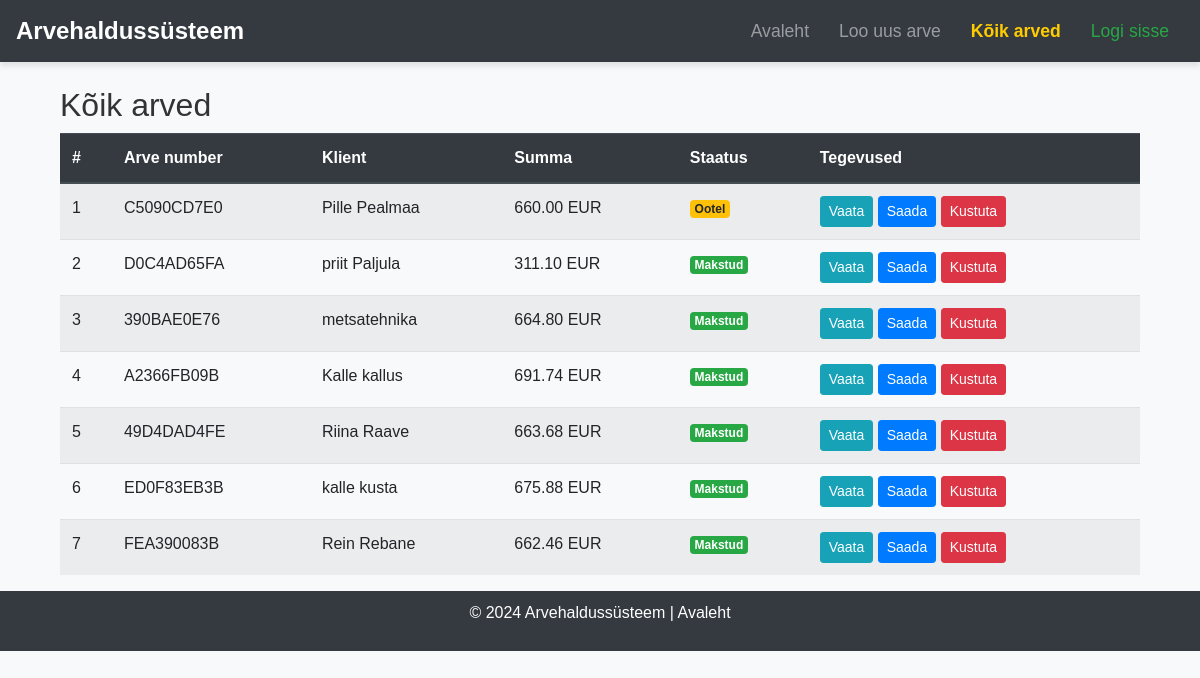
Screenshot of /invoices/ with the database file from the repository.
### invoices/models.py (models this page shows, shortened)
class Invoice(models.Model):
    user = models.ForeignKey(User, on_delete=models.CASCADE)  # Kasutaja seos
    invoice_number = models.CharField(max_length=20, unique=True, editable=False)
    client_name = models.CharField(max_length=200, verbose_name="Kliendi nimi")
    client_email = models.EmailField(verbose_name="E-post")
    client_address = models.TextField(blank=True, verbose_name="Aadress")
    client_phone = models.CharField(max_length=15, blank=True, verbose_name="Telefon")
    amount = models.DecimalField(max_digits=10, decimal_places=2, verbose_name="Summa")
    currency = models.CharField(max_length=3, choices=CURRENCY_CHOICES, default="EUR", verbose_name="Valuuta")
    tax_type = models.CharField(max_length=10, choices=TAX_CHOICES, default="VAT", verbose_name="Maksutüüp")
    tax_rate = models.DecimalField(max_digits=5, decimal_places=2, default=Decimal("20.00"), verbose_name="Maksumäär (%)")
    total_amount = models.DecimalField(max_digits=10, decimal_places=2, blank=True, null=True, verbose_name="Kogusumma")
    status = models.CharField(max_length=10, choices=STATUS_CHOICES, default="pending", verbose_name="Staatus")
    created_at = models.DateTimeField(auto_now_add=True, verbose_name="Loodud")
    due_date = models.DateField(null=True, blank=True, verbose_name="Maksetähtaeg")
    paid_at = models.DateTimeField(null=True, blank=True, verbose_name="Makstud kuupäev")
    class Meta:
        ordering = ["-created_at"]
        verbose_name = "Arve"
        verbose_name_plural = "Arved"

### invoices/views.py (the view)
# urls.py: path("invoices/", invoice_list, name="invoice_list"),
def invoice_list(request):
    invoices = Invoice.objects.all()
    return render(request, "invoice_list.html", {"invoices": invoices})

### invoices/templates/invoice_list.html (shortened to what this page needs)
{% extends "base.html" %}
{% block content %}
<div class="container mt-4">
    <h2>Kõik arved</h2>
    <table class="table table-striped">
        <thead class="thead-dark">
            <tr>
                <th>#</th>
                <th>Arve number</th>
                <th>Klient</th>
                <th>Summa</th>
                <th>Staatus</th>
                <th>Tegevused</th>
            </tr>
        </thead>
        <tbody>
            {% for invoice in invoices %}
            <tr>
                <td>{{ forloop.counter }}</td>
                <td>{{ invoice.invoice_number }}</td>
                <td>{{ invoice.client_name }}</td>
                <td>{{ invoice.total_amount }} {{ invoice.currency }}</td>
                <td>
                    {% if invoice.status == "paid" %}
                        <span class="badge badge-success">Makstud</span>
                    {% elif invoice.status == "pending" %}
                        <span class="badge badge-warning">Ootel</span>
                    {% else %}
                        <span class="badge badge-danger">Ületähtaegne</span>
                    {% endif %}
                </td>
                <td>
                    <a href="{% url 'invoice_detail' invoice.id %}" class="btn btn-info btn-sm">Vaata</a>
                    <a href="{% url 'send_invoice' invoice.id %}" class="btn btn-primary btn-sm">Saada</a>
                    <a href="{% url 'delete_invoice' invoice.id %}" class="btn btn-danger btn-sm">Kustuta</a>
                </td>
            </tr>
            {% empty %}
            <tr>
                <td colspan="6" class="text-center">Ühtegi arvet pole lisatud.</td>
            </tr>
            {% endfor %}
        </tbody>
    </table>
</div>
{% endblock %}

### invoices/templates/base.html (style rules this page uses)
html, body { height: 100%; font-family: Arial, sans-serif; background-color: #f8f9fa; color: #333; }
.btn-primary { background-color: #007bff; border-color: #007bff; }

### rows the page displays
Invoice: invoice_number "C5090CD7E0", client_name "Pille Pealmaa", total_amount "660.00", currency "EUR", status "Ootel"
Invoice: invoice_number "D0C4AD65FA", client_name "priit Paljula", total_amount "311.10", currency "EUR", status "Makstud"
Invoice: invoice_number "390BAE0E76", client_name "metsatehnika", total_amount "664.80", currency "EUR", status "Makstud"
Invoice: invoice_number "A2366FB09B", client_name "Kalle kallus", total_amount "691.74", currency "EUR", status "Makstud"
Invoice: invoice_number "49D4DAD4FE", client_name "Riina Raave", total_amount "663.68", currency "EUR", status "Makstud"
Invoice: invoice_number "ED0F83EB3B", client_name "kalle kusta", total_amount "675.88", currency "EUR", status "Makstud"
Invoice: invoice_number "FEA390083B", client_name "Rein Rebane", total_amount "662.46", currency "EUR", status "Makstud"
